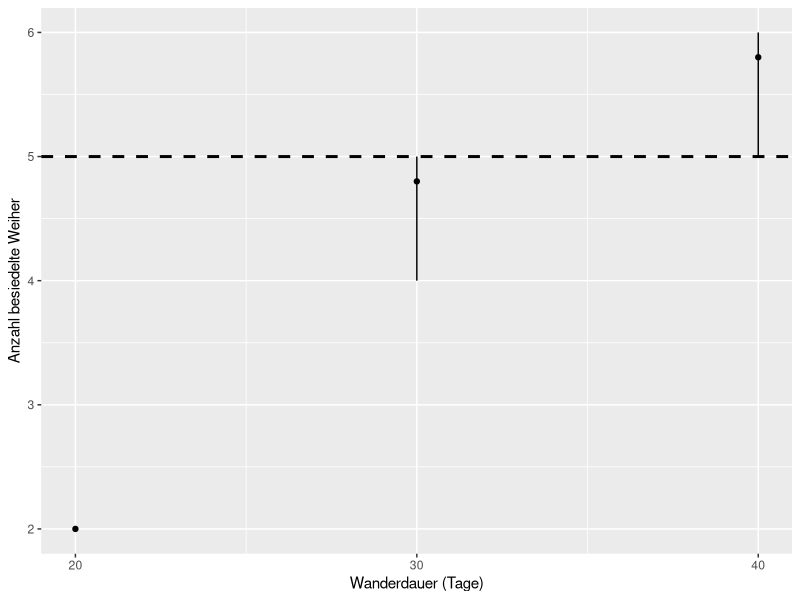

Write R code to recreate this figure.
library(tidyverse)

time <- c(20,20,20,20,20,30,30,30,30,30,40,40,40,40,40)
ponds_count <- c(2,2,2,2,2,5,5,4,5,5,6,6,6,6,5)

mittel_2 <- mean(c(5,5,4,5,5))
mittel_3 <- mean(c(6,6,6,6,5))
data <- data.frame(
  time = c(20,30,40),
  mean = c(2,mittel_2,mittel_3),
  max = c(2,5,6),
  min = c(2,4,5)
)

time_levels <- as.numeric(levels(as.factor(data$time)))

bp_pond <- ggplot(data, aes(time, mean))
ponds <- bp_pond + geom_linerange(aes(ymin=min, ymax=max)) +
 scale_x_continuous(breaks=c(time_levels), name="Wanderdauer (Tage)") +
 scale_y_continuous(name="Anzahl besiedelte Weiher") +
 geom_point()

ponds + geom_hline(yintercept=5, linewidth=1, linetype=2)
